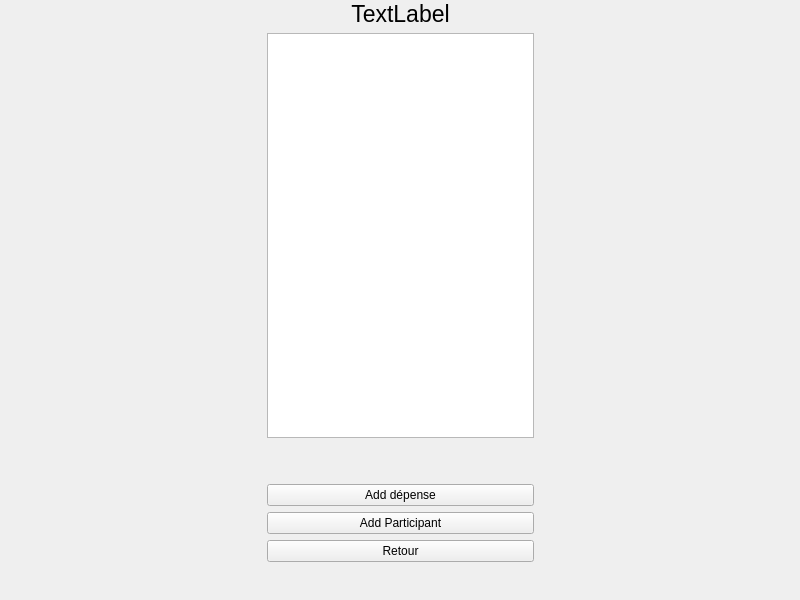
<?xml version="1.0" encoding="UTF-8"?>
<ui version="4.0">
 <class>compteAff</class>
 <widget class="QMainWindow" name="compteAff">
  <property name="geometry">
   <rect>
    <x>0</x>
    <y>0</y>
    <width>800</width>
    <height>600</height>
   </rect>
  </property>
  <property name="windowTitle">
   <string>MainWindow</string>
  </property>
  <widget class="QWidget" name="centralwidget">
   <widget class="QWidget" name="gridLayoutWidget">
    <property name="geometry">
     <rect>
      <x>0</x>
      <y>1</y>
      <width>801</width>
      <height>601</height>
     </rect>
    </property>
    <layout class="QGridLayout" name="gridLayout">
     <item row="1" column="0">
      <spacer name="horizontalSpacer">
       <property name="orientation">
        <enum>Qt::Horizontal</enum>
       </property>
       <property name="sizeHint" stdset="0">
        <size>
         <width>40</width>
         <height>20</height>
        </size>
       </property>
      </spacer>
     </item>
     <item row="2" column="1">
      <spacer name="verticalSpacer">
       <property name="orientation">
        <enum>Qt::Vertical</enum>
       </property>
       <property name="sizeType">
        <enum>QSizePolicy::Minimum</enum>
       </property>
       <property name="sizeHint" stdset="0">
        <size>
         <width>20</width>
         <height>40</height>
        </size>
       </property>
      </spacer>
     </item>
     <item row="3" column="1">
      <widget class="QPushButton" name="addDep">
       <property name="text">
        <string>Add dépense</string>
       </property>
      </widget>
     </item>
     <item row="1" column="1">
      <widget class="QListView" name="liste"/>
     </item>
     <item row="0" column="1">
      <widget class="QLabel" name="nomCompte">
       <property name="font">
        <font>
         <pointsize>17</pointsize>
        </font>
       </property>
       <property name="text">
        <string>TextLabel</string>
       </property>
       <property name="alignment">
        <set>Qt::AlignCenter</set>
       </property>
      </widget>
     </item>
     <item row="5" column="1">
      <widget class="QPushButton" name="retour">
       <property name="text">
        <string>Retour</string>
       </property>
      </widget>
     </item>
     <item row="4" column="1">
      <widget class="QPushButton" name="addPart">
       <property name="text">
        <string>Add Participant</string>
       </property>
      </widget>
     </item>
     <item row="1" column="2">
      <spacer name="horizontalSpacer_2">
       <property name="orientation">
        <enum>Qt::Horizontal</enum>
       </property>
       <property name="sizeType">
        <enum>QSizePolicy::MinimumExpanding</enum>
       </property>
       <property name="sizeHint" stdset="0">
        <size>
         <width>40</width>
         <height>20</height>
        </size>
       </property>
      </spacer>
     </item>
     <item row="6" column="1">
      <spacer name="verticalSpacer_2">
       <property name="orientation">
        <enum>Qt::Vertical</enum>
       </property>
       <property name="sizeType">
        <enum>QSizePolicy::Minimum</enum>
       </property>
       <property name="sizeHint" stdset="0">
        <size>
         <width>20</width>
         <height>40</height>
        </size>
       </property>
      </spacer>
     </item>
    </layout>
   </widget>
  </widget>
 </widget>
 <resources/>
 <connections/>
</ui>
